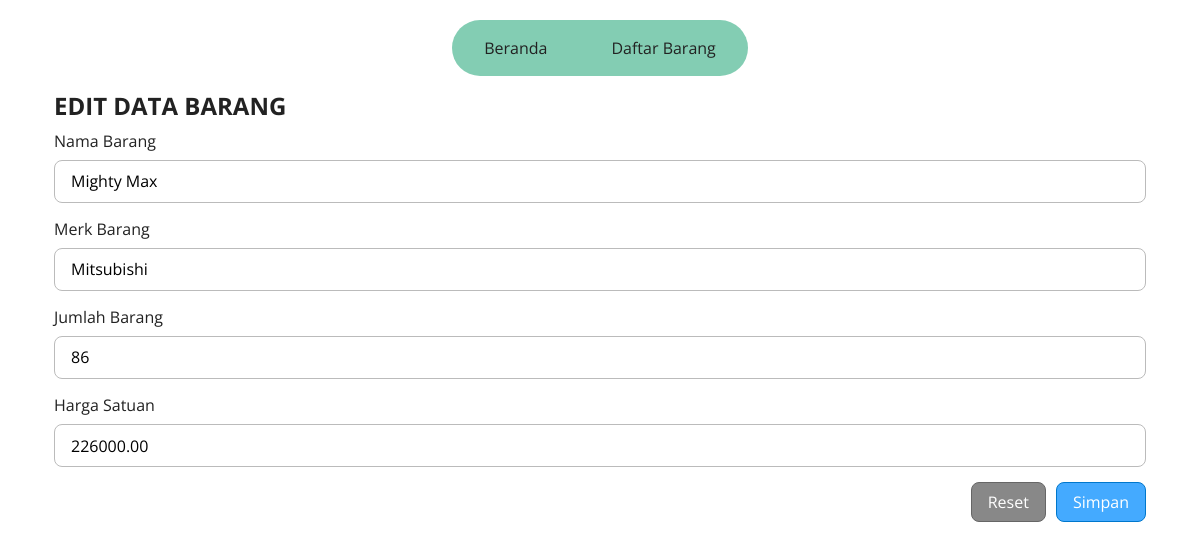
The app's page /edit.php?id=100 with its own data.
### tables this page shows
CREATE TABLE `barang` (
  `id` int NOT NULL AUTO_INCREMENT,
  `nama` varchar(50) NOT NULL,
  `merk` varchar(50) NOT NULL,
  `jumlah` mediumint NOT NULL,
  `harga` decimal(10,2) NOT NULL,
  PRIMARY KEY (`id`)
);

### utils.php (called while the page is built, shortened)
<?php
$conn = mysqli_connect(
  env("db_host", "localhost"),
  env("db_user", "root"),
  env("db_pass", "root"),
  env("db_name", "uas_pweb")
);
function env($key, $default = "")
{
  return ENV[$key];
}
function readOne($tableName, $id)
{
  global $conn;
  $query = "SELECT * FROM $tableName WHERE id = $id";
  $result = mysqli_query($conn, $query);
  return mysqli_fetch_assoc($result);
}

### edit.php (the view, shortened to what this page needs)
<?php
include 'utils.php';
$id = $_GET['id'];
$result = readOne('barang', $id);
$nama = $result['nama'];
$merk = $result['merk'];
$jumlah = $result['jumlah'];
$harga = $result['harga'];
?>
<!DOCTYPE html>
<html lang="en">
<head>
  <?php include 'partials/css.php' ?>
</head>
<body>
  <?php include 'partials/navigasi.php' ?>
  <div class="container">
    <div class="row">
      <div class="col">
        <h2>EDIT DATA BARANG</h2>
      </div>
    </div>
    <form method="post" action="update.php" class="form">
      <div class="mb-3">
        <label class="form-label" for="nama-ubah">Nama Barang</label>
        <input type="text" class="form-control" name="nama" id="nama-ubah" value="<?= $nama ?>" required>
      </div>
      <div class="mb-3">
        <label class="form-label" for="merk-ubah">Merk Barang</label>
        <input type="text" class="form-control" name="merk" id="merk-ubah" value="<?= $merk ?>" required>
      </div>
      <div class="mb-3">
        <label class="form-label" for="jumlah-ubah">Jumlah Barang</label>
        <input type="number" class="form-control" name="jumlah" id="jumlah-ubah" value="<?= $jumlah ?>" required>
      </div>
      <div class="mb-3">
        <label class="form-label" for="harga-ubah">Harga Satuan</label>
        <input type="number" class="form-control" name="harga" step="0.01" id="harga-ubah" value="<?= $harga ?>" required>
      </div>
      <div class="d-flex justify-content-end gapx-2">
        <button class="btn btn-secondary" type="reset">Reset</button>
        <button class="btn btn-primary" type="submit" name="submit">Simpan</button>
      </div>
    </form>
  </div>
</body>
</html>

### css/colors.css (style rules this page uses)
:root { --green: #83cdb3; --dark-green: #40a07f; --darkest-green: #20503f; --orange: #fbcf71; --white: #ffffff; --black: #222222; --black-alpha: #000c; --light-gray: #bbbbbb; --gray: #888888; --dark-gray: #666666; --red: #ff8888; --dark-red: #cc6666; --darkest-red: #9b3b3b; --blue: #44aaff; --dark-blue: #0077cc; }

### css/components.css (style rules this page uses)
.container { margin-left: auto; margin-right: auto; }
.row { display: flex; flex-wrap: wrap; --gap: 15px; margin: calc(var(--gap) * -0.5); }
.col, [class*="col-"] { padding: calc(var(--gap) * 0.5); }
.d-flex { display: flex !important; }
.justify-content-end { justify-content: flex-end !important; }
.gapx-2 { gap: 10px !important; }
.mb-3 { margin-bottom: 15px !important; }
.btn { font-size: inherit; font-family: inherit; padding: 0.5em 1em; display: inline-block; cursor: pointer; text-decoration: none; transition: background-color 0.2s ease; }
.btn-primary { border: 1px solid var(--dark-blue); background-color: var(--blue); color: var(--white); border-radius: 0.5em; }
.btn-secondary { border: 1px solid var(--dark-gray); background-color: var(--gray); color: var(--white); border-radius: 0.5em; }
.form { width: 100%; }
.form-label, .form-control { display: block; }
.form-label { margin-top: 0.5em; margin-bottom: 0.5em; }
.form-control { border: 1px solid var(--light-gray); border-radius: 0.5em; padding: 0.6em 1em; width: 100%; }

### css/media/default.css (style rules this page uses)
.container { --gutter-x: 1.5rem; width: 100%; padding: 0 calc(var(--gutter-x)); }
.col { min-width: 8.33333333%; }

### css/media/small.css (style rules this page uses)
@media screen and (width >= 576px) { .container { width: 540px; } }

### css/media/medium.css (style rules this page uses)
@media screen and (width >= 768px) { .container { width: 720px; } }

### css/media/large.css (style rules this page uses)
@media screen and (width >= 992px) { .container { width: 960px; } }

### css/media/x-large.css (style rules this page uses)
@media screen and (width >= 1200px) { .container { width: 1140px; } }

### records on screen
barang: nama "Mighty Max", merk "Mitsubishi", jumlah "86", harga "226000.00"
